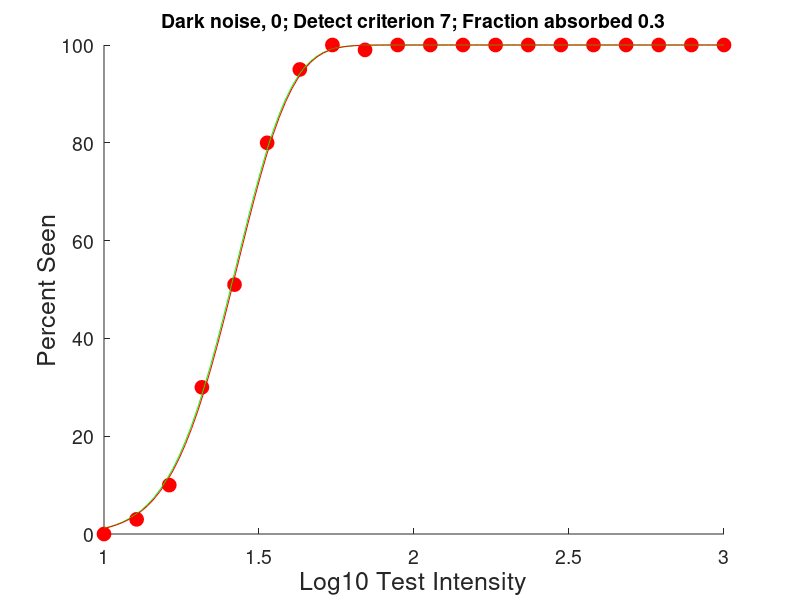
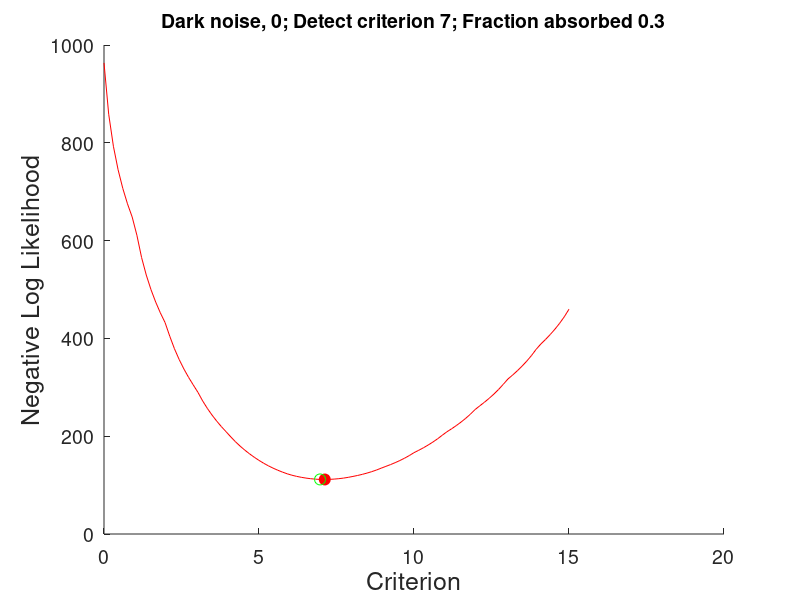

These figures' MATLAB source, in order:
function poissonFOSFitExample
% poissonFOSFitExample
%
% This program demonstrates how to use fmincon to find
% the criterion for detection in a Poisson frequency of
% seeing model, when the fraction absorbed and dark noise
% are known
%
% 10/18/11  dhb  Wrote it.

%% Clear and close
clear; close all;

%% Define parameters
fractionAbsorbed = 0.30;
darkNoise = 0;
detectCriterionAbsorbed = 7;
nTrials = 100;
testQuanta = logspace(1,3,20)';
theoryTestQuanta = logspace(1,3,100)';

%% Synthesize data based on the parameters
% defined above.
%
% First simulate performance
nTests = length(testQuanta);
absorbedQuanta = fractionAbsorbed*testQuanta;
nSee = zeros(size(testQuanta));
for i = 1:nTests
        actualAbsorbed = poissrnd(absorbedQuanta(i)+darkNoise,nTrials,1);
        nSee(i) = length(find(actualAbsorbed > detectCriterionAbsorbed));
end
percentSee = 100*nSee/nTrials;

%% Plot frequency of seeing curve against actual test intensity
%
% This depends on knowing the fraction absorbed.
figure; clf; hold on
set(gca,'FontName','Helvetica','FontSize',14);
plot(log10(testQuanta),percentSee,'ro','MarkerFaceColor','r','MarkerSize',10);
xlabel('Log10 Test Intensity','FontName','Helvetica','FontSize',18);
ylabel('Percent Seen','FontName','Helvetica','FontSize',18);
title(sprintf('Dark noise, %g; Detect criterion %g; Fraction absorbed %g',darkNoise,detectCriterionAbsorbed,fractionAbsorbed), ...
    'FontName','Helvetica','FontSize',14);

%% Put theoretical FOS curve through the data.  This is done knowing the parameters
% used to produce the simulated data, so it should be right up to effects of simulated
% measurement variability. 
theoryPercentSee = 100*poissonFractionSeen(theoryTestQuanta,detectCriterionAbsorbed,fractionAbsorbed,darkNoise);
plot(log10(theoryTestQuanta),theoryPercentSee,'g');

%% Now fit the FOS curve.  We use Matlab fmincon.  In this example, only
% the criterion is searched for, the variables fractionAbsorbed and darkNoise are
% assumed to be known and are used in the theoretical calculation.

% Standard options set up.  Sometimes one search algorithm works better than another.
% See the fmincon help for some information on what algorithms are available.
%
% Set 'Display' -> 'iter-detailed' to see more printout of what is happening.
options = optimset('fmincon');
options = optimset(options,'Diagnostics','off','Display','off','LargeScale','off','Algorithm','active-set');

% Our parameter is the criterion absorbed.  That is, here we treat the fraction absorbed as known, and also
% assume that the dark noise is zero.
vlb = 0;
vub = 300;
criterion0 = 20;
fitCriterion = fmincon(@(criterion)poissonFitErrorFunction(criterion,testQuanta,fractionAbsorbed,darkNoise,percentSee,nTrials),criterion0,[],[],[],[],vlb,vub,[],options);
fprintf('Found criterion of %g, true value was %g\n',fitCriterion,detectCriterionAbsorbed);

%% Add the fit curve to the plot in green.
fitPercentSee = 100*poissonFractionSeen(theoryTestQuanta,fitCriterion,fractionAbsorbed,darkNoise);
plot(log10(theoryTestQuanta),fitPercentSee,'r');
fileName = sprintf('poissonFitFOS_%g_%g_%g',darkNoise,detectCriterionAbsorbed,fractionAbsorbed);
if (exist('savefig','file'))
    savefig(fileName,gcf','pdf');
else
    saveas(gcf,fileName,'pdf');
end

%% Make a plot of the error function
criteria = linspace(0,15,100);
for i = 1:length(criteria)
    errorVals(i) = poissonFitErrorFunction(criteria(i),testQuanta,fractionAbsorbed,darkNoise,percentSee,nTrials);
end
figure; clf; hold on
set(gca,'FontName','Helvetica','FontSize',14);
plot(criteria,errorVals,'r');
[~,index] = min(abs(criteria-fitCriterion));
plot(criteria(index(1)),errorVals(index(1)),'ro','MarkerSize',8,'MarkerFaceColor','r');
[~,index] = min(abs(criteria-detectCriterionAbsorbed));
plot(criteria(index(1)),errorVals(index(1)),'go','MarkerSize',8);
xlabel('Criterion','FontName','Helvetica','FontSize',18);
ylabel('Negative Log Likelihood','FontName','Helvetica','FontSize',18);
title(sprintf('Dark noise, %g; Detect criterion %g; Fraction absorbed %g',darkNoise,detectCriterionAbsorbed,fractionAbsorbed), ...
    'FontName','Helvetica','FontSize',14);
fileName = sprintf('errorFcnFOS_%g_%g_%g',darkNoise,detectCriterionAbsorbed,fractionAbsorbed);
if (exist('savefig','file'))
    savefig(fileName,gcf','pdf');
else
    saveas(gcf,fileName,'pdf');
end

end

% f = poissonFitErrorFunction(criterion,testQuanta,fractionAbsorbed,darkNoise,percentSeen,nTrials)
% 
% The error function is the negative log likelihood of the data.
function f = poissonFitErrorFunction(criterion,testQuanta,fractionAbsorbed,darkNoise,percentSeen,nTrials)

% Compute predicted fraction seen for each data point
predictedFractionSeen = poissonFractionSeen(testQuanta,criterion,fractionAbsorbed,darkNoise);
predictedFractionSeen(predictedFractionSeen == 0) = 0.0001;
predictedFractionSeen(predictedFractionSeen == 1) = 0.9999;

% Accumulate log likelihood for the entire data set by adding up the
% log likelihoods for each trial.
logLikelihood = 0;
fractionSeen = percentSeen/100;
numberSeen = round(nTrials*fractionSeen);
numberNotSeen = nTrials-numberSeen;
for i = 1:length(testQuanta)
    for j = 1:numberSeen(i)
        logLikelihood = logLikelihood + log10(predictedFractionSeen(i));
    end
    for j = 1:numberNotSeen(i)
        logLikelihood = logLikelihood + log10(1-predictedFractionSeen(i));
    end
end

% Sinc high likelihood is good, we take the negative to get the error function
% return value.
f = -logLikelihood;

end

% fractionSeen = poissonFractionSeen(testQuanta,criterion,fractionAbsorbed,darkNoise)
%
% Compute fraction seen under the poisson/criterion model.
%
% Inputs:
%   testQuanta: Vector, averagenumber of test quanta per flash.
%   criterion: Say seen if more than this number are absorbed.
%   fractionAbsorbed: fraction of test quanta that are absorbed and cause an isomerization.
%   darkNoise: number of spontaneous isomerizations per flash.  By this we mean teh
%     number of spontaneous isomerizations that would occur in the dark, in the area of
%     the retina corresponding to a flash over a duration corresponding to that of a flash.
%
% Outputs:
%   fractionSeen: Vector, fraction seen for test intensity specified in vector testQuanta.
%
% Because the predictions of the model are for discrete integer values of the
% criterion (can never absorb fractional photons), need to make them continuous
% by implementing a mixture of two nearest integer criteria, when passed criterion
% is not integer.

function fractionSeen = poissonFractionSeen(testQuanta,criterion,fractionAbsorbed,darkNoise)

criterionFloor = floor(criterion);
criterionCeil = ceil(criterion);
if (criterionFloor == criterionCeil)
    fractionSeen = (1-poisscdf(criterionCeil,fractionAbsorbed*testQuanta+darkNoise));
else
    fractionSeen = (criterion-criterionFloor)*(1-poisscdf(criterionCeil,fractionAbsorbed*testQuanta+darkNoise)) + ...
        (criterionCeil-criterion)*(1-poisscdf(criterionFloor,fractionAbsorbed*testQuanta+darkNoise));
end
end
